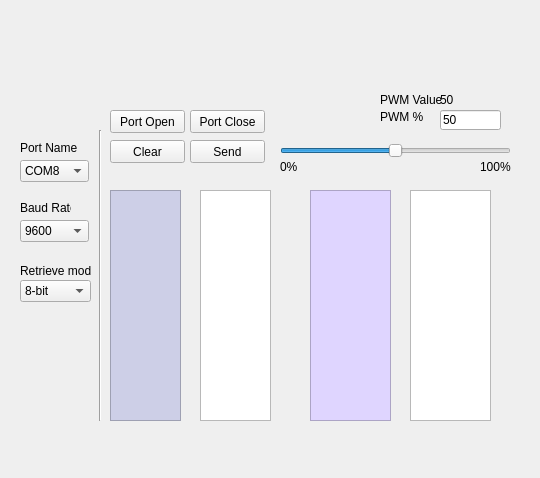
<?xml version="1.0" encoding="UTF-8"?>
<ui version="4.0">
 <class>MainWindow</class>
 <widget class="QMainWindow" name="MainWindow">
  <property name="enabled">
   <bool>true</bool>
  </property>
  <property name="geometry">
   <rect>
    <x>0</x>
    <y>0</y>
    <width>540</width>
    <height>478</height>
   </rect>
  </property>
  <property name="maximumSize">
   <size>
    <width>540</width>
    <height>478</height>
   </size>
  </property>
  <property name="mouseTracking">
   <bool>true</bool>
  </property>
  <property name="windowTitle">
   <string>Serial Communication</string>
  </property>
  <property name="autoFillBackground">
   <bool>false</bool>
  </property>
  <widget class="QWidget" name="centralWidget">
   <widget class="QComboBox" name="comboBox">
    <property name="geometry">
     <rect>
      <x>20</x>
      <y>160</y>
      <width>69</width>
      <height>22</height>
     </rect>
    </property>
    <item>
     <property name="text">
      <string>COM8</string>
     </property>
    </item>
    <item>
     <property name="text">
      <string>COM4</string>
     </property>
    </item>
    <item>
     <property name="text">
      <string>COM14</string>
     </property>
    </item>
   </widget>
   <widget class="QComboBox" name="comboBox_2">
    <property name="geometry">
     <rect>
      <x>20</x>
      <y>220</y>
      <width>69</width>
      <height>22</height>
     </rect>
    </property>
    <property name="currentIndex">
     <number>2</number>
    </property>
    <item>
     <property name="text">
      <string>4800</string>
     </property>
    </item>
    <item>
     <property name="text">
      <string>7200</string>
     </property>
    </item>
    <item>
     <property name="text">
      <string>9600</string>
     </property>
    </item>
    <item>
     <property name="text">
      <string>14400</string>
     </property>
    </item>
    <item>
     <property name="text">
      <string>19200</string>
     </property>
    </item>
   </widget>
   <widget class="QPushButton" name="pushButton">
    <property name="geometry">
     <rect>
      <x>110</x>
      <y>110</y>
      <width>75</width>
      <height>23</height>
     </rect>
    </property>
    <property name="autoFillBackground">
     <bool>false</bool>
    </property>
    <property name="text">
     <string>Port Open</string>
    </property>
   </widget>
   <widget class="QPushButton" name="pushButton_2">
    <property name="geometry">
     <rect>
      <x>190</x>
      <y>110</y>
      <width>75</width>
      <height>23</height>
     </rect>
    </property>
    <property name="text">
     <string>Port Close</string>
    </property>
   </widget>
   <widget class="QLabel" name="label">
    <property name="geometry">
     <rect>
      <x>20</x>
      <y>140</y>
      <width>61</width>
      <height>16</height>
     </rect>
    </property>
    <property name="text">
     <string>Port Name</string>
    </property>
   </widget>
   <widget class="QLabel" name="label_2">
    <property name="geometry">
     <rect>
      <x>20</x>
      <y>200</y>
      <width>51</width>
      <height>16</height>
     </rect>
    </property>
    <property name="text">
     <string>Baud Rate</string>
    </property>
   </widget>
   <widget class="QPushButton" name="pushButton_3">
    <property name="geometry">
     <rect>
      <x>110</x>
      <y>140</y>
      <width>75</width>
      <height>23</height>
     </rect>
    </property>
    <property name="text">
     <string>Clear</string>
    </property>
   </widget>
   <widget class="QTextBrowser" name="pwmL">
    <property name="geometry">
     <rect>
      <x>110</x>
      <y>190</y>
      <width>71</width>
      <height>231</height>
     </rect>
    </property>
    <property name="font">
     <font>
      <family>Arial</family>
      <pointsize>9</pointsize>
      <italic>true</italic>
     </font>
    </property>
    <property name="autoFillBackground">
     <bool>false</bool>
    </property>
    <property name="styleSheet">
     <string notr="true">background-color: rgb(193, 161, 255);
background-color: rgb(205, 207, 231);</string>
    </property>
   </widget>
   <widget class="Line" name="line">
    <property name="geometry">
     <rect>
      <x>90</x>
      <y>130</y>
      <width>20</width>
      <height>291</height>
     </rect>
    </property>
    <property name="orientation">
     <enum>Qt::Vertical</enum>
    </property>
   </widget>
   <widget class="QTextBrowser" name="errL">
    <property name="geometry">
     <rect>
      <x>310</x>
      <y>190</y>
      <width>81</width>
      <height>231</height>
     </rect>
    </property>
    <property name="mouseTracking">
     <bool>true</bool>
    </property>
    <property name="styleSheet">
     <string notr="true">background-color: rgb(223, 213, 255);</string>
    </property>
   </widget>
   <widget class="QPushButton" name="pushButton_4">
    <property name="geometry">
     <rect>
      <x>190</x>
      <y>140</y>
      <width>75</width>
      <height>23</height>
     </rect>
    </property>
    <property name="text">
     <string>Send</string>
    </property>
   </widget>
   <widget class="QSlider" name="horizontalSlider">
    <property name="geometry">
     <rect>
      <x>280</x>
      <y>140</y>
      <width>231</width>
      <height>21</height>
     </rect>
    </property>
    <property name="cursor">
     <cursorShape>UpArrowCursor</cursorShape>
    </property>
    <property name="minimum">
     <number>0</number>
    </property>
    <property name="maximum">
     <number>100</number>
    </property>
    <property name="sliderPosition">
     <number>50</number>
    </property>
    <property name="orientation">
     <enum>Qt::Horizontal</enum>
    </property>
    <property name="tickPosition">
     <enum>QSlider::NoTicks</enum>
    </property>
    <property name="tickInterval">
     <number>1</number>
    </property>
   </widget>
   <widget class="QLineEdit" name="PWMtext">
    <property name="geometry">
     <rect>
      <x>440</x>
      <y>110</y>
      <width>61</width>
      <height>20</height>
     </rect>
    </property>
    <property name="text">
     <string>50</string>
    </property>
   </widget>
   <widget class="QLabel" name="label_4">
    <property name="geometry">
     <rect>
      <x>280</x>
      <y>160</y>
      <width>46</width>
      <height>13</height>
     </rect>
    </property>
    <property name="text">
     <string>0%</string>
    </property>
   </widget>
   <widget class="QLabel" name="label_5">
    <property name="geometry">
     <rect>
      <x>480</x>
      <y>160</y>
      <width>46</width>
      <height>13</height>
     </rect>
    </property>
    <property name="text">
     <string>100%</string>
    </property>
   </widget>
   <widget class="QLabel" name="label_6">
    <property name="geometry">
     <rect>
      <x>380</x>
      <y>110</y>
      <width>46</width>
      <height>13</height>
     </rect>
    </property>
    <property name="text">
     <string>PWM %</string>
    </property>
   </widget>
   <widget class="QLabel" name="label_3">
    <property name="geometry">
     <rect>
      <x>0</x>
      <y>0</y>
      <width>211</width>
      <height>81</height>
     </rect>
    </property>
    <property name="text">
     <string/>
    </property>
    <property name="pixmap">
     <pixmap>../../../logo.bmp</pixmap>
    </property>
   </widget>
   <widget class="QLabel" name="pwm_value">
    <property name="geometry">
     <rect>
      <x>440</x>
      <y>90</y>
      <width>46</width>
      <height>20</height>
     </rect>
    </property>
    <property name="text">
     <string>50</string>
    </property>
   </widget>
   <widget class="QLabel" name="label_7">
    <property name="geometry">
     <rect>
      <x>380</x>
      <y>90</y>
      <width>61</width>
      <height>20</height>
     </rect>
    </property>
    <property name="text">
     <string>PWM Value</string>
    </property>
   </widget>
   <widget class="QComboBox" name="comboBox_3">
    <property name="geometry">
     <rect>
      <x>20</x>
      <y>280</y>
      <width>71</width>
      <height>22</height>
     </rect>
    </property>
    <item>
     <property name="text">
      <string>8-bit</string>
     </property>
    </item>
    <item>
     <property name="text">
      <string>16-bit</string>
     </property>
    </item>
   </widget>
   <widget class="QLabel" name="label_8">
    <property name="geometry">
     <rect>
      <x>20</x>
      <y>260</y>
      <width>71</width>
      <height>21</height>
     </rect>
    </property>
    <property name="text">
     <string>Retrieve mode</string>
    </property>
   </widget>
   <widget class="QTextBrowser" name="pwmR">
    <property name="geometry">
     <rect>
      <x>200</x>
      <y>190</y>
      <width>71</width>
      <height>231</height>
     </rect>
    </property>
   </widget>
   <widget class="QTextBrowser" name="errR">
    <property name="geometry">
     <rect>
      <x>410</x>
      <y>190</y>
      <width>81</width>
      <height>231</height>
     </rect>
    </property>
   </widget>
  </widget>
  <widget class="QMenuBar" name="menuBar">
   <property name="geometry">
    <rect>
     <x>0</x>
     <y>0</y>
     <width>540</width>
     <height>21</height>
    </rect>
   </property>
  </widget>
 </widget>
 <layoutdefault spacing="6" margin="11"/>
 <resources/>
 <connections/>
</ui>
